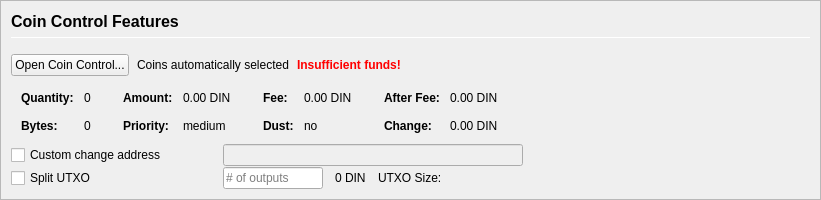
         <widget class="QFrame" name="frameCoinControl">
          <property name="sizePolicy">
           <sizepolicy hsizetype="Expanding" vsizetype="Expanding">
            <horstretch>0</horstretch>
            <verstretch>0</verstretch>
           </sizepolicy>
          </property>
          <property name="maximumSize">
           <size>
            <width>16777215</width>
            <height>16777215</height>
           </size>
          </property>
          <property name="frameShape">
           <enum>QFrame::StyledPanel</enum>
          </property>
          <property name="frameShadow">
           <enum>QFrame::Sunken</enum>
          </property>
          <layout class="QVBoxLayout" name="verticalLayoutCoinControl2">
           <property name="spacing">
            <number>0</number>
           </property>
           <property name="leftMargin">
            <number>0</number>
           </property>
           <property name="topMargin">
            <number>0</number>
           </property>
           <property name="rightMargin">
            <number>0</number>
           </property>
           <property name="bottomMargin">
            <number>0</number>
           </property>
           <item>
            <widget class="QFrame" name="frameCoinControl_BG">
             <layout class="QVBoxLayout" name="verticalLayoutCoinControl" stretch="0,0,0,0,0,0">
              <property name="spacing">
               <number>1</number>
              </property>
              <property name="leftMargin">
               <number>10</number>
              </property>
              <property name="topMargin">
               <number>10</number>
              </property>
              <item>
               <layout class="QHBoxLayout" name="horizontalLayoutCoinControl1">
                <property name="bottomMargin">
                 <number>15</number>
                </property>
                <item>
                 <layout class="QVBoxLayout" name="verticalLayout_3">
                  <property name="spacing">
                   <number>6</number>
                  </property>
                  <item>
                   <widget class="QLabel" name="labelCoinControlFeatures">
                    <property name="sizePolicy">
                     <sizepolicy hsizetype="Preferred" vsizetype="Maximum">
                      <horstretch>0</horstretch>
                      <verstretch>0</verstretch>
                     </sizepolicy>
                    </property>
                    <property name="minimumSize">
                     <size>
                      <width>0</width>
                      <height>20</height>
                     </size>
                    </property>
                    <property name="font">
                     <font>
                      <pointsize>12</pointsize>
                      <weight>75</weight>
                      <bold>true</bold>
                     </font>
                    </property>
                    <property name="styleSheet">
                     <string notr="true">font-weight:bold;</string>
                    </property>
                    <property name="text">
                     <string>Coin Control Features</string>
                    </property>
                   </widget>
                  </item>
                  <item>
                   <widget class="Line" name="line">
                    <property name="minimumSize">
                     <size>
                      <width>0</width>
                      <height>1</height>
                     </size>
                    </property>
                    <property name="maximumSize">
                     <size>
                      <width>16777215</width>
                      <height>1</height>
                     </size>
                    </property>
                    <property name="orientation">
                     <enum>Qt::Horizontal</enum>
                    </property>
                   </widget>
                  </item>
                 </layout>
                </item>
               </layout>
              </item>
              <item>
               <layout class="QHBoxLayout" name="horizontalLayoutCoinControl2" stretch="0,0,0,0">
                <property name="spacing">
                 <number>8</number>
                </property>
                <property name="bottomMargin">
                 <number>10</number>
                </property>
                <item>
                 <widget class="QPushButton" name="pushButtonCoinControl">
                  <property name="styleSheet">
                   <string notr="true"/>
                  </property>
                  <property name="text">
                   <string>Open Coin Control...</string>
                  </property>
                  <property name="autoDefault">
                   <bool>false</bool>
                  </property>
                 </widget>
                </item>
                <item>
                 <widget class="QLabel" name="labelCoinControlAutomaticallySelected">
                  <property name="text">
                   <string>Coins automatically selected</string>
                  </property>
                  <property name="margin">
                   <number>5</number>
                  </property>
                 </widget>
                </item>
                <item>
                 <widget class="QLabel" name="labelCoinControlInsuffFunds">
                  <property name="font">
                   <font>
                    <weight>75</weight>
                    <bold>true</bold>
                   </font>
                  </property>
                  <property name="styleSheet">
                   <string notr="true">color:red;font-weight:bold;</string>
                  </property>
                  <property name="text">
                   <string>Insufficient funds!</string>
                  </property>
                  <property name="margin">
                   <number>5</number>
                  </property>
                 </widget>
                </item>
                <item>
                 <spacer name="horizontalSpacerCoinControl">
                  <property name="orientation">
                   <enum>Qt::Horizontal</enum>
                  </property>
                  <property name="sizeHint" stdset="0">
                   <size>
                    <width>40</width>
                    <height>1</height>
                   </size>
                  </property>
                 </spacer>
                </item>
               </layout>
              </item>
              <item>
               <widget class="QWidget" name="widgetCoinControl" native="true">
                <property name="sizePolicy">
                 <sizepolicy hsizetype="Preferred" vsizetype="Preferred">
                  <horstretch>0</horstretch>
                  <verstretch>0</verstretch>
                 </sizepolicy>
                </property>
                <property name="minimumSize">
                 <size>
                  <width>0</width>
                  <height>0</height>
                 </size>
                </property>
                <property name="styleSheet">
                 <string notr="true"/>
                </property>
                <layout class="QHBoxLayout" name="horizontalLayoutCoinControl5">
                 <property name="leftMargin">
                  <number>0</number>
                 </property>
                 <property name="topMargin">
                  <number>0</number>
                 </property>
                 <property name="rightMargin">
                  <number>0</number>
                 </property>
                 <property name="bottomMargin">
                  <number>0</number>
                 </property>
                 <item>
                  <layout class="QHBoxLayout" name="horizontalLayoutCoinControl3" stretch="0,0,0,1">
                   <property name="spacing">
                    <number>20</number>
                   </property>
                   <property name="topMargin">
                    <number>0</number>
                   </property>
                   <property name="bottomMargin">
                    <number>10</number>
                   </property>
                   <item>
                    <layout class="QFormLayout" name="formLayoutCoinControl1">
                     <property name="horizontalSpacing">
                      <number>10</number>
                     </property>
                     <property name="verticalSpacing">
                      <number>14</number>
                     </property>
                     <property name="leftMargin">
                      <number>10</number>
                     </property>
                     <property name="topMargin">
                      <number>4</number>
                     </property>
                     <property name="rightMargin">
                      <number>6</number>
                     </property>
                     <item row="0" column="0">
                      <widget class="QLabel" name="labelCoinControlQuantityText">
                       <property name="font">
                        <font>
                         <weight>75</weight>
                         <bold>true</bold>
                        </font>
                       </property>
                       <property name="text">
                        <string>Quantity:</string>
                       </property>
                       <property name="margin">
                        <number>0</number>
                       </property>
                      </widget>
                     </item>
                     <item row="0" column="1">
                      <widget class="QLabel" name="labelCoinControlQuantity">
                       <property name="cursor">
                        <cursorShape>IBeamCursor</cursorShape>
                       </property>
                       <property name="contextMenuPolicy">
                        <enum>Qt::ActionsContextMenu</enum>
                       </property>
                       <property name="text">
                        <string notr="true">0</string>
                       </property>
                       <property name="margin">
                        <number>0</number>
                       </property>
                       <property name="textInteractionFlags">
                        <set>Qt::LinksAccessibleByMouse|Qt::TextSelectableByKeyboard|Qt::TextSelectableByMouse</set>
                       </property>
                      </widget>
                     </item>
                     <item row="1" column="0">
                      <widget class="QLabel" name="labelCoinControlBytesText">
                       <property name="font">
                        <font>
                         <weight>75</weight>
                         <bold>true</bold>
                        </font>
                       </property>
                       <property name="text">
                        <string>Bytes:</string>
                       </property>
                      </widget>
                     </item>
                     <item row="1" column="1">
                      <widget class="QLabel" name="labelCoinControlBytes">
                       <property name="cursor">
                        <cursorShape>IBeamCursor</cursorShape>
                       </property>
                       <property name="contextMenuPolicy">
                        <enum>Qt::ActionsContextMenu</enum>
                       </property>
                       <property name="text">
                        <string notr="true">0</string>
                       </property>
                       <property name="textInteractionFlags">
                        <set>Qt::LinksAccessibleByMouse|Qt::TextSelectableByKeyboard|Qt::TextSelectableByMouse</set>
                       </property>
                      </widget>
                     </item>
                    </layout>
                   </item>
                   <item>
                    <layout class="QFormLayout" name="formLayoutCoinControl2">
                     <property name="horizontalSpacing">
                      <number>10</number>
                     </property>
                     <property name="verticalSpacing">
                      <number>14</number>
                     </property>
                     <property name="leftMargin">
                      <number>6</number>
                     </property>
                     <property name="topMargin">
                      <number>4</number>
                     </property>
                     <property name="rightMargin">
                      <number>6</number>
                     </property>
                     <item row="0" column="0">
                      <widget class="QLabel" name="labelCoinControlAmountText">
                       <property name="font">
                        <font>
                         <weight>75</weight>
                         <bold>true</bold>
                        </font>
                       </property>
                       <property name="text">
                        <string>Amount:</string>
                       </property>
                       <property name="margin">
                        <number>0</number>
                       </property>
                      </widget>
                     </item>
                     <item row="0" column="1">
                      <widget class="QLabel" name="labelCoinControlAmount">
                       <property name="cursor">
                        <cursorShape>IBeamCursor</cursorShape>
                       </property>
                       <property name="contextMenuPolicy">
                        <enum>Qt::ActionsContextMenu</enum>
                       </property>
                       <property name="text">
                        <string notr="true">0.00 DIN</string>
                       </property>
                       <property name="textInteractionFlags">
                        <set>Qt::LinksAccessibleByMouse|Qt::TextSelectableByKeyboard|Qt::TextSelectableByMouse</set>
                       </property>
                      </widget>
                     </item>
                     <item row="1" column="0">
                      <widget class="QLabel" name="labelCoinControlPriorityText">
                       <property name="font">
                        <font>
                         <weight>75</weight>
                         <bold>true</bold>
                        </font>
                       </property>
                       <property name="text">
                        <string>Priority:</string>
                       </property>
                      </widget>
                     </item>
                     <item row="1" column="1">
                      <widget class="QLabel" name="labelCoinControlPriority">
                       <property name="cursor">
                        <cursorShape>IBeamCursor</cursorShape>
                       </property>
                       <property name="contextMenuPolicy">
                        <enum>Qt::ActionsContextMenu</enum>
                       </property>
                       <property name="text">
                        <string>medium</string>
                       </property>
                       <property name="textInteractionFlags">
                        <set>Qt::LinksAccessibleByMouse|Qt::TextSelectableByKeyboard|Qt::TextSelectableByMouse</set>
                       </property>
                      </widget>
                     </item>
                    </layout>
                   </item>
                   <item>
                    <layout class="QFormLayout" name="formLayoutCoinControl3">
                     <property name="horizontalSpacing">
                      <number>10</number>
                     </property>
                     <property name="verticalSpacing">
                      <number>14</number>
                     </property>
                     <property name="leftMargin">
                      <number>6</number>
                     </property>
                     <property name="topMargin">
                      <number>4</number>
                     </property>
                     <property name="rightMargin">
                      <number>6</number>
                     </property>
                     <item row="0" column="0">
                      <widget class="QLabel" name="labelCoinControlFeeText">
                       <property name="font">
                        <font>
                         <weight>75</weight>
                         <bold>true</bold>
                        </font>
                       </property>
                       <property name="text">
                        <string>Fee:</string>
                       </property>
                       <property name="margin">
                        <number>0</number>
                       </property>
                      </widget>
                     </item>
                     <item row="0" column="1">
                      <widget class="QLabel" name="labelCoinControlFee">
                       <property name="cursor">
                        <cursorShape>IBeamCursor</cursorShape>
                       </property>
                       <property name="contextMenuPolicy">
                        <enum>Qt::ActionsContextMenu</enum>
                       </property>
                       <property name="text">
                        <string notr="true">0.00 DIN</string>
                       </property>
                       <property name="textInteractionFlags">
                        <set>Qt::LinksAccessibleByMouse|Qt::TextSelectableByKeyboard|Qt::TextSelectableByMouse</set>
                       </property>
                      </widget>
                     </item>
                     <item row="1" column="0">
                      <widget class="QLabel" name="labelCoinControlLowOutputText">
                       <property name="font">
                        <font>
                         <weight>75</weight>
                         <bold>true</bold>
                        </font>
                       </property>
                       <property name="text">
                        <string>Dust:</string>
                       </property>
                      </widget>
                     </item>
                     <item row="1" column="1">
                      <widget class="QLabel" name="labelCoinControlLowOutput">
                       <property name="cursor">
                        <cursorShape>IBeamCursor</cursorShape>
                       </property>
                       <property name="contextMenuPolicy">
                        <enum>Qt::ActionsContextMenu</enum>
                       </property>
                       <property name="text">
                        <string>no</string>
                       </property>
                       <property name="textInteractionFlags">
                        <set>Qt::LinksAccessibleByMouse|Qt::TextSelectableByKeyboard|Qt::TextSelectableByMouse</set>
                       </property>
                      </widget>
                     </item>
                    </layout>
                   </item>
                   <item>
                    <layout class="QFormLayout" name="formLayoutCoinControl4">
                     <property name="horizontalSpacing">
                      <number>10</number>
                     </property>
                     <property name="verticalSpacing">
                      <number>14</number>
                     </property>
                     <property name="leftMargin">
                      <number>6</number>
                     </property>
                     <property name="topMargin">
                      <number>4</number>
                     </property>
                     <property name="rightMargin">
                      <number>6</number>
                     </property>
                     <item row="0" column="0">
                      <widget class="QLabel" name="labelCoinControlAfterFeeText">
                       <property name="font">
                        <font>
                         <weight>75</weight>
                         <bold>true</bold>
                        </font>
                       </property>
                       <property name="text">
                        <string>After Fee:</string>
                       </property>
                       <property name="margin">
                        <number>0</number>
                       </property>
                      </widget>
                     </item>
                     <item row="0" column="1">
                      <widget class="QLabel" name="labelCoinControlAfterFee">
                       <property name="cursor">
                        <cursorShape>IBeamCursor</cursorShape>
                       </property>
                       <property name="contextMenuPolicy">
                        <enum>Qt::ActionsContextMenu</enum>
                       </property>
                       <property name="text">
                        <string notr="true">0.00 DIN</string>
                       </property>
                       <property name="textInteractionFlags">
                        <set>Qt::LinksAccessibleByMouse|Qt::TextSelectableByKeyboard|Qt::TextSelectableByMouse</set>
                       </property>
                      </widget>
                     </item>
                     <item row="1" column="0">
                      <widget class="QLabel" name="labelCoinControlChangeText">
                       <property name="font">
                        <font>
                         <weight>75</weight>
                         <bold>true</bold>
                        </font>
                       </property>
                       <property name="text">
                        <string>Change:</string>
                       </property>
                      </widget>
                     </item>
                     <item row="1" column="1">
                      <widget class="QLabel" name="labelCoinControlChange">
                       <property name="cursor">
                        <cursorShape>IBeamCursor</cursorShape>
                       </property>
                       <property name="contextMenuPolicy">
                        <enum>Qt::ActionsContextMenu</enum>
                       </property>
                       <property name="text">
                        <string notr="true">0.00 DIN</string>
                       </property>
                       <property name="textInteractionFlags">
                        <set>Qt::LinksAccessibleByMouse|Qt::TextSelectableByKeyboard|Qt::TextSelectableByMouse</set>
                       </property>
                      </widget>
                     </item>
                    </layout>
                   </item>
                  </layout>
                 </item>
                </layout>
               </widget>
              </item>
              <item>
               <layout class="QHBoxLayout" name="horizontalLayoutCoinControl4">
                <property name="spacing">
                 <number>12</number>
                </property>
                <property name="sizeConstraint">
                 <enum>QLayout::SetDefaultConstraint</enum>
                </property>
                <property name="topMargin">
                 <number>0</number>
                </property>
                <property name="rightMargin">
                 <number>0</number>
                </property>
                <item>
                 <widget class="QCheckBox" name="checkBoxCoinControlChange">
                  <property name="sizePolicy">
                   <sizepolicy hsizetype="Preferred" vsizetype="Preferred">
                    <horstretch>0</horstretch>
                    <verstretch>0</verstretch>
                   </sizepolicy>
                  </property>
                  <property name="minimumSize">
                   <size>
                    <width>200</width>
                    <height>0</height>
                   </size>
                  </property>
                  <property name="maximumSize">
                   <size>
                    <width>200</width>
                    <height>16777215</height>
                   </size>
                  </property>
                  <property name="toolTip">
                   <string>If this is activated, but the change address is empty or invalid, change will be sent to a newly generated address.</string>
                  </property>
                  <property name="text">
                   <string>Custom change address</string>
                  </property>
                 </widget>
                </item>
                <item>
                 <widget class="QValidatedLineEdit" name="lineEditCoinControlChange">
                  <property name="enabled">
                   <bool>false</bool>
                  </property>
                  <property name="sizePolicy">
                   <sizepolicy hsizetype="Preferred" vsizetype="Preferred">
                    <horstretch>0</horstretch>
                    <verstretch>0</verstretch>
                   </sizepolicy>
                  </property>
                  <property name="minimumSize">
                   <size>
                    <width>300</width>
                    <height>0</height>
                   </size>
                  </property>
                 </widget>
                </item>
                <item>
                 <widget class="QLabel" name="labelCoinControlChangeLabel">
                  <property name="sizePolicy">
                   <sizepolicy hsizetype="Preferred" vsizetype="Preferred">
                    <horstretch>0</horstretch>
                    <verstretch>0</verstretch>
                   </sizepolicy>
                  </property>
                  <property name="minimumSize">
                   <size>
                    <width>100</width>
                    <height>0</height>
                   </size>
                  </property>
                  <property name="text">
                   <string/>
                  </property>
                  <property name="margin">
                   <number>3</number>
                  </property>
                 </widget>
                </item>
               </layout>
              </item>
              <item>
               <layout class="QHBoxLayout" name="horizontalLayoutCoinControl6">
                <property name="spacing">
                 <number>12</number>
                </property>
                <property name="rightMargin">
                 <number>0</number>
                </property>
                <item>
                 <widget class="QCheckBox" name="splitBlockCheckBox">
                  <property name="sizePolicy">
                   <sizepolicy hsizetype="Preferred" vsizetype="Preferred">
                    <horstretch>0</horstretch>
                    <verstretch>0</verstretch>
                   </sizepolicy>
                  </property>
                  <property name="minimumSize">
                   <size>
                    <width>200</width>
                    <height>0</height>
                   </size>
                  </property>
                  <property name="maximumSize">
                   <size>
                    <width>200</width>
                    <height>16777215</height>
                   </size>
                  </property>
                  <property name="text">
                   <string>Split UTXO</string>
                  </property>
                 </widget>
                </item>
                <item>
                 <widget class="QLineEdit" name="splitBlockLineEdit">
                  <property name="sizePolicy">
                   <sizepolicy hsizetype="Preferred" vsizetype="Preferred">
                    <horstretch>50</horstretch>
                    <verstretch>0</verstretch>
                   </sizepolicy>
                  </property>
                  <property name="minimumSize">
                   <size>
                    <width>100</width>
                    <height>0</height>
                   </size>
                  </property>
                  <property name="maximumSize">
                   <size>
                    <width>100</width>
                    <height>16777215</height>
                   </size>
                  </property>
                  <property name="placeholderText">
                   <string># of outputs</string>
                  </property>
                 </widget>
                </item>
                <item>
                 <widget class="QLabel" name="labelBlockSize">
                  <property name="text">
                   <string>0 DIN</string>
                  </property>
                 </widget>
                </item>
                <item>
                 <widget class="QLabel" name="labelBlockSizeText">
                  <property name="text">
                   <string>UTXO Size:</string>
                  </property>
                 </widget>
                </item>
                <item>
                 <spacer name="horizontalSpacer_7">
                  <property name="orientation">
                   <enum>Qt::Horizontal</enum>
                  </property>
                  <property name="sizeHint" stdset="0">
                   <size>
                    <width>40</width>
                    <height>20</height>
                   </size>
                  </property>
                 </spacer>
                </item>
               </layout>
              </item>
              <item>
               <spacer name="verticalSpacerCoinControl">
                <property name="orientation">
                 <enum>Qt::Vertical</enum>
                </property>
                <property name="sizeHint" stdset="0">
                 <size>
                  <width>800</width>
                  <height>1</height>
                 </size>
                </property>
               </spacer>
              </item>
             </layout>
            </widget>
           </item>
          </layout>
         </widget>
